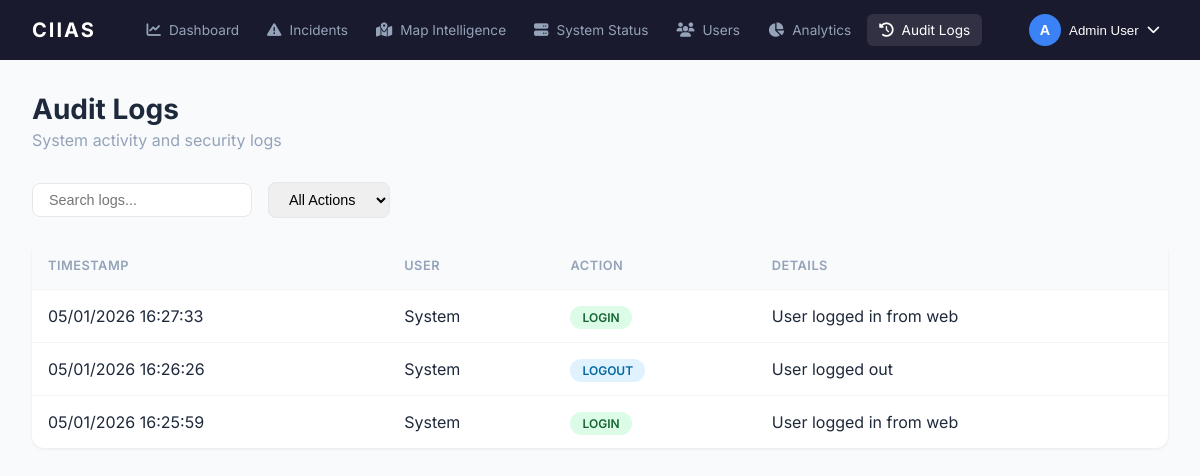
/audit-logs (signed in), run on an earlier commit of the app's database.
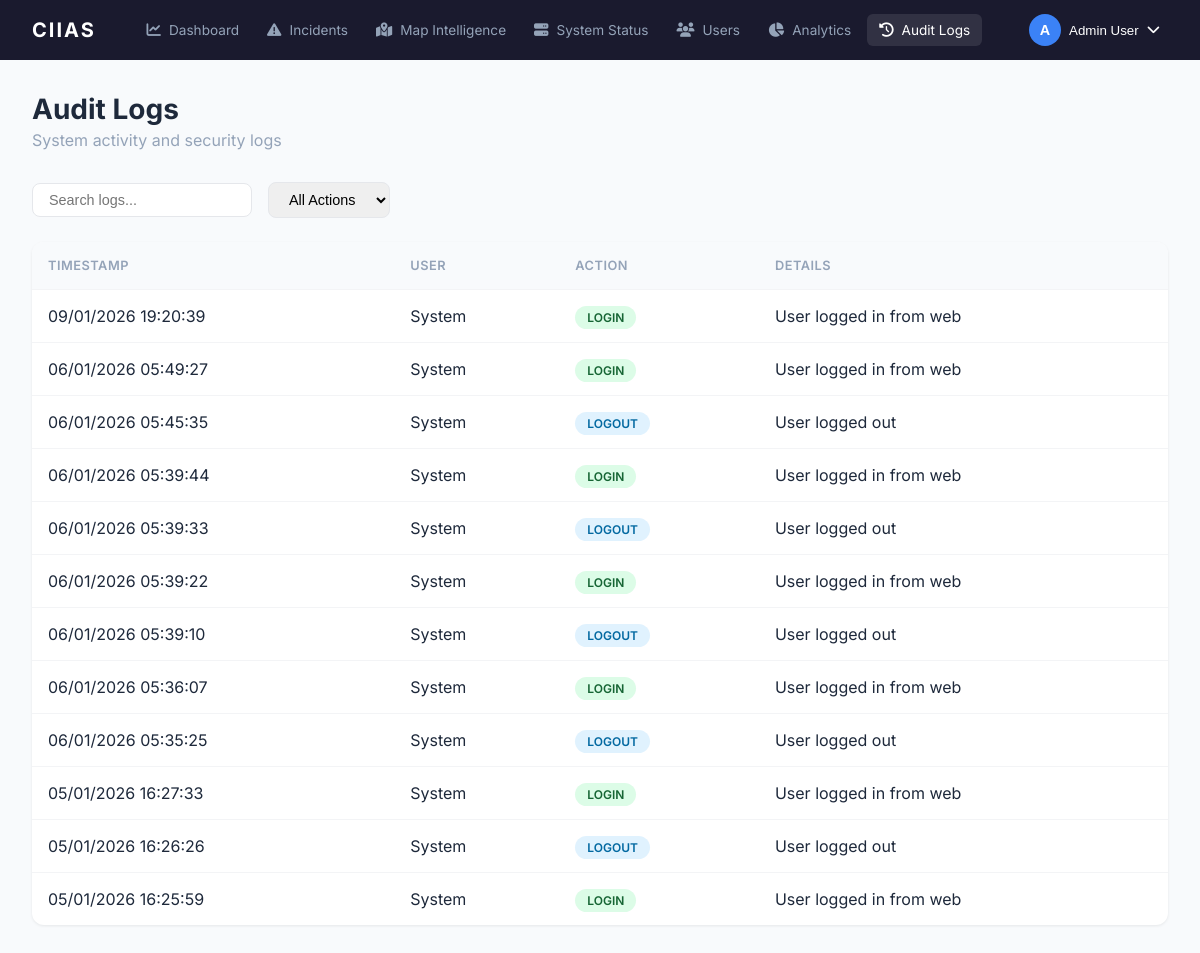
And on a later commit of the database.
### app/models.py (models this page shows, shortened)
class AuditLog(db.Model):
    __tablename__ = 'audit_logs'
    id = db.Column(db.Integer, primary_key=True)
    user_id = db.Column(db.Integer, db.ForeignKey('users.id'), nullable=True)
    action = db.Column(db.String(64))
    details = db.Column(db.Text)
    timestamp = db.Column(db.DateTime, default=datetime.utcnow)

### app/web/routes.py (the view)
@web_bp.route('/audit-logs')
@role_required(ROLE_ADMIN)
def audit_logs():
    logs = AuditLog.query.order_by(AuditLog.timestamp.desc()).limit(100).all()
    return render_template('audit_logs.html', logs=logs)

### app/utils.py (called while the page is built)
def role_required(*roles):
    def decorator(f):
        @wraps(f)
        def decorated_function(*args, **kwargs):
            if 'user_id' not in session:
                flash('Please login to access this page')
                return redirect(url_for('web.login'))
            user_role = session.get('user_role', 'student')
            if user_role not in roles:
                flash('You do not have permission to access this page')
                return redirect(url_for('web.dashboard'))
            return f(*args, **kwargs)
        return decorated_function
    return decorator

def has_permission(user_role, permission):
    return permission in PERMISSIONS.get(user_role, [])

### app/web/routes.py (called while the page is built)
@web_bp.context_processor
def inject_permissions():
    def check_permission(permission):
        return has_permission(session.get('user_role', 'student'), permission)
    return dict(has_permission=check_permission)

### app/templates/audit_logs.html (shortened to what this page needs)
{% extends "base.html" %}
{% block content %}
<div class="page-container">
    <div class="page-header">
        <h1>Audit Logs</h1>
        <p>System activity and security logs</p>
    </div>
    <div class="filters">
        <input type="text" placeholder="Search logs..." id="searchLog" onkeyup="filterLogs()">
        <select id="actionFilter" onchange="filterLogs()">
            <option value="">All Actions</option>
        </select>
    </div>
    <table class="data-table" id="logsTable">
        <thead>
            <tr>
                <th>Timestamp</th>
                <th>User</th>
                <th>Action</th>
                <th>Details</th>
            </tr>
        </thead>
        <tbody>
            {% for log in logs %}
            <tr data-action="{{ log.action }}">
                <td>{{ log.timestamp.strftime('%d/%m/%Y %H:%M:%S') }}</td>
                <td>{{ log.user.name if log.user else 'System' }}</td>
                <td><span class="badge badge-{{ 'success' if 'LOGIN' in log.action else 'info' }}">{{ log.action
                        }}</span></td>
                <td>{{ log.details }}</td>
            </tr>
            {% else %}
            <tr>
                <td colspan="4" style="text-align:center;color:var(--text-light);padding:2rem;">No logs found</td>
            </tr>
            {% endfor %}
        </tbody>
    </table>
</div>
{% endblock %}

### app/templates/base.html (shortened to what this page needs)
<!DOCTYPE html>
<html lang="en">
<head>
    <link rel="stylesheet" href="https://cdnjs.cloudflare.com/ajax/libs/font-awesome/6.4.0/css/all.min.css">
    <link rel="stylesheet" href="https://unpkg.com/leaflet@1.9.4/dist/leaflet.css">
    <link rel="stylesheet" href="{{ url_for('static', filename='css/ciias.css') }}">
</head>
<body>
    <nav class="top-navbar">
        <div class="nav-brand">CIIAS</div>
        <div class="nav-links">
            <a href="{{ url_for('web.dashboard') }}" class="{{ 'active' if request.endpoint == 'web.dashboard' }}">
                <i class="fas fa-chart-line"></i> Dashboard
            </a>
            <a href="{{ url_for('web.incidents') }}" class="{{ 'active' if 'incident' in request.endpoint }}">
                <i class="fas fa-exclamation-triangle"></i> Incidents
            </a>
            <a href="{{ url_for('web.map_intelligence') }}"
                class="{{ 'active' if request.endpoint == 'web.map_intelligence' }}">
                <i class="fas fa-map-marked-alt"></i> Map Intelligence
            </a>
            <a href="{{ url_for('web.system_status') }}"
                class="{{ 'active' if request.endpoint == 'web.system_status' }}">
                <i class="fas fa-server"></i> System Status
            </a>
            {% if has_permission('users') %}
            <a href="{{ url_for('web.users') }}" class="{{ 'active' if request.endpoint == 'web.users' }}">
                <i class="fas fa-users"></i> Users
            </a>
            {% endif %}
            {% if has_permission('analytics') %}
            <a href="{{ url_for('web.analytics') }}" class="{{ 'active' if request.endpoint == 'web.analytics' }}">
                <i class="fas fa-chart-pie"></i> Analytics
            </a>
            {% endif %}
            {% if has_permission('audit_logs') %}
            <a href="{{ url_for('web.audit_logs') }}" class="{{ 'active' if request.endpoint == 'web.audit_logs' }}">
                <i class="fas fa-history"></i> Audit Logs
            </a>
            {% endif %}
        </div>
        <div class="nav-user">
            <div class="dropdown">
                <button class="dropdown-toggle" onclick="toggleDropdown()">
                    <span class="user-avatar">{{ session.get('user_name', 'U')[0] }}</span>
                    <span>{{ session.get('user_name', 'User') }}</span>
                    <i class="fas fa-chevron-down"></i>
                </button>
            </div>
        </div>
    </nav>
    {% block content %}{% endblock %}
</body>
</html>

### app/static/css/ciias.css (style rules this page uses)
:root { --primary: #1e3a5f; --primary-light: #2d5a8e; --accent: #3b82f6; --accent-hover: #2563eb; --bg-dark: #1a1a2e; --bg-light: #f8fafc; --text-light: #94a3b8; --text-dark: #1e293b; --success: #22c55e; --warning: #f59e0b; --danger: #ef4444; --info: #06b6d4; }
* { box-sizing: border-box; margin: 0; padding: 0; }
body { font-family: 'Inter', -apple-system, BlinkMacSystemFont, sans-serif; background: var(--bg-light); color: var(--text-dark); }
.top-navbar { background: var(--bg-dark); padding: 0 2rem; display: flex; align-items: center; justify-content: space-between; height: 60px; position: sticky; top: 0; z-index: 1000; }
.nav-brand { color: white; font-size: 1.25rem; font-weight: 700; letter-spacing: 2px; }
.nav-links { display: flex; gap: 0.25rem; }
.nav-links a { color: var(--text-light); text-decoration: none; padding: 0.5rem 0.75rem; border-radius: 6px; font-size: 0.85rem; transition: all 0.2s; display: flex; align-items: center; gap: 0.5rem; }
.nav-links a:hover, .nav-links a.active { color: white; background: rgba(255, 255, 255, 0.1); }
.nav-links a i { font-size: 0.9rem; }
.nav-user { position: relative; }
.dropdown-toggle { display: flex; align-items: center; gap: 0.5rem; background: none; border: none; color: white; cursor: pointer; padding: 0.5rem; border-radius: 8px; }
.user-avatar { width: 32px; height: 32px; background: var(--accent); border-radius: 50%; display: flex; align-items: center; justify-content: center; font-weight: 600; font-size: 0.9rem; }
.page-container { padding: 2rem; max-width: 1400px; margin: 0 auto; }
.page-header { margin-bottom: 2rem; }
.page-header h1 { font-size: 1.75rem; font-weight: 700; color: var(--text-dark); }
.page-header p { color: var(--text-light); margin-top: 0.25rem; }
.badge { padding: 0.25rem 0.75rem; border-radius: 20px; font-size: 0.75rem; font-weight: 600; }
.badge-success { background: #dcfce7; color: #166534; }
.badge-info { background: #e0f2fe; color: #0369a1; }
.data-table { width: 100%; border-collapse: collapse; background: white; border-radius: 12px; overflow: hidden; box-shadow: 0 1px 3px rgba(0, 0, 0, 0.08); }
.data-table th, .data-table td { padding: 1rem; text-align: left; border-bottom: 1px solid #f3f4f6; }
.data-table th { background: #f8fafc; font-weight: 600; font-size: 0.8rem; color: var(--text-light); text-transform: uppercase; letter-spacing: 0.5px; }
.data-table tr:last-child td { border-bottom: none; }
.filters { display: flex; gap: 1rem; margin-bottom: 1.5rem; flex-wrap: wrap; align-items: center; }
.filters select, .filters input { padding: 0.5rem 1rem; border: 1px solid #e5e7eb; border-radius: 8px; font-size: 0.9rem; }

What changed in the data, as far as the page shows it:
added AuditLog: timestamp "09/01/2026 19:20:39", user "System", action "LOGIN", details "User logged in from web"
added AuditLog: timestamp "06/01/2026 05:49:27", user "System", action "LOGIN", details "User logged in from web"
added AuditLog: timestamp "06/01/2026 05:45:35", user "System", action "LOGOUT", details "User logged out"
added AuditLog: timestamp "06/01/2026 05:39:44", user "System", action "LOGIN", details "User logged in from web"
added AuditLog: timestamp "06/01/2026 05:39:33", user "System", action "LOGOUT", details "User logged out"
added AuditLog: timestamp "06/01/2026 05:39:22", user "System", action "LOGIN", details "User logged in from web"
added AuditLog: timestamp "06/01/2026 05:39:10", user "System", action "LOGOUT", details "User logged out"
added AuditLog: timestamp "06/01/2026 05:36:07", user "System", action "LOGIN", details "User logged in from web"
added AuditLog: timestamp "06/01/2026 05:35:25", user "System", action "LOGOUT", details "User logged out"
